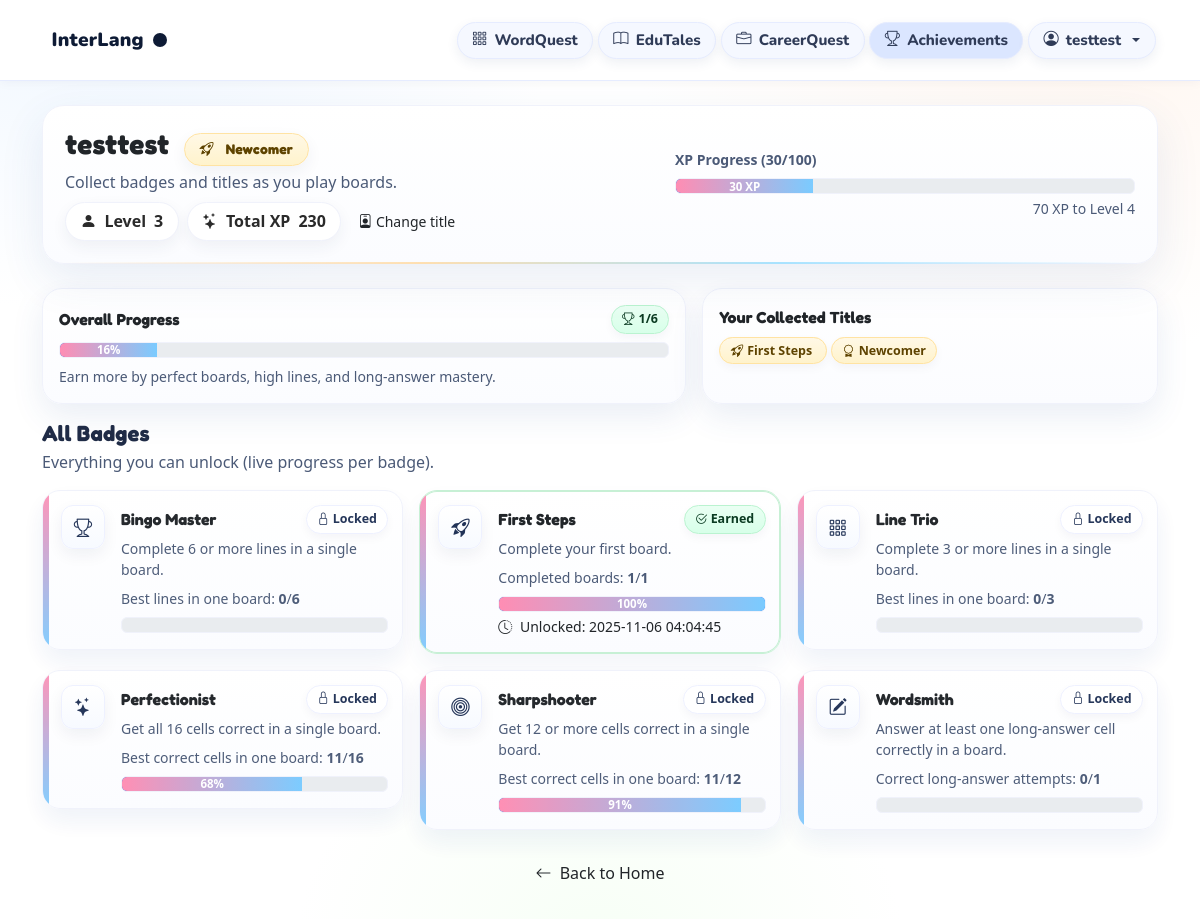
The page /achievements (signed in) on the database its author committed.
### tables this page shows
CREATE TABLE achievement_progress (
            id INTEGER PRIMARY KEY AUTOINCREMENT,
            username TEXT NOT NULL,
            code TEXT NOT NULL,
            progress INTEGER NOT NULL DEFAULT 0,
            target   INTEGER NOT NULL DEFAULT 0,
            last_updated TIMESTAMP DEFAULT CURRENT_TIMESTAMP,
            UNIQUE(username, code),
            FOREIGN KEY (code) REFERENCES achievements(code) ON DELETE CASCADE
        );

CREATE TABLE achievements (
            code TEXT PRIMARY KEY,
            name TEXT NOT NULL,
            description TEXT NOT NULL,
            icon TEXT NOT NULL
        );

CREATE TABLE user_achievements (
            id INTEGER PRIMARY KEY AUTOINCREMENT,
            username TEXT NOT NULL,
            code TEXT NOT NULL,
            granted_at TIMESTAMP DEFAULT CURRENT_TIMESTAMP,
            UNIQUE(username, code),
            FOREIGN KEY (code) REFERENCES achievements(code) ON DELETE CASCADE
        );

### app.py (the view)
@app.route("/achievements")
def achievements():
    if "username" not in session:
        return redirect(url_for("login"))
    username = session["username"]
    db = get_db()
    recalc_user_achievements(db, username)
    update_achievement_progress_snapshot(db, username)
    u = db.execute(
        "SELECT level, xp, title_code FROM users WHERE username=?",
        (username,)
    ).fetchone()
    user_level = int(u["level"] if u else 1)
    user_xp    = int(u["xp"] if u else 0)
    title_code = (u["title_code"] if u else None) or ""
    title_info = TITLES.get(title_code, DEFAULT_TITLE)
    primary_title      = title_info.get("title")
    primary_title_icon = title_info.get("icon", "bi-award")
    rows = db.execute("""
        SELECT a.code, a.name, a.description, a.icon,
               ap.progress, ap.target,
               ua.granted_at
          FROM achievements a
          LEFT JOIN achievement_progress ap
                 ON ap.code=a.code AND ap.username=?
          LEFT JOIN user_achievements ua
                 ON ua.code=a.code AND ua.username=?
         ORDER BY a.code
    """, (username, username)).fetchall()
    items = [{
        "code":        r["code"],
        "name":        r["name"],
        "description": r["description"],
        "icon":        r["icon"],
        "progress":    int(r["progress"] or 0),
        "target":      int(r["target"] or 0),
        "unlocked_at": r["granted_at"],
    } for r in rows]
    earned_codes = [r["code"] for r in db.execute(
        "SELECT code FROM user_achievements WHERE username=? ORDER BY granted_at",
        (username,)
    ).fetchall()]
    achievements_total  = db.execute("SELECT COUNT(*) AS c FROM achievements").fetchone()["c"]
    achievements_earned = len(earned_codes)
    earned_titles = []
    for code in earned_codes:
        t = TITLES.get(code)
        if t and t.get("title"):
            earned_titles.append((t["priority"], t["title"]))
    earned_titles = [t for _, t in sorted(set(earned_titles), key=lambda x: x[0])]
    return render_template(
        "achievements.html",
        username=username,
        user_level=user_level,
        user_xp=user_xp,
        primary_title=primary_title,
        primary_title_icon=primary_title_icon,
        items=items,
        achievements_total=achievements_total,
        achievements_earned=achievements_earned,
        earned_codes=earned_codes,
        earned_titles=earned_titles,
        TITLES=TITLES,  # <-- add this
    )

### templates/achievements.html (shortened to what this page needs)
<!DOCTYPE html>
<html lang="en">
<head>
  <link href="https://cdn.jsdelivr.net/npm/bootstrap@5.3.3/dist/css/bootstrap.min.css" rel="stylesheet" />
  <link href="https://cdn.jsdelivr.net/npm/bootstrap-icons@1.11.3/font/bootstrap-icons.css" rel="stylesheet" />
</head>
<body>
  {% include 'nav.html' %}
  {% set progress_labels = {
    'SHARP_SHOOTER': 'Best correct cells in one board',
    'PERFECTIONIST': 'Best correct cells in one board',
    'LINE_TRIO':     'Best lines in one board',
    'BINGO_MASTER':  'Best lines in one board',
    'WORDSMITH':     'Correct long-answer attempts',
    'FIRST_STEPS':   'Completed boards'
  } %}
  <div class="container pb-5 mt-4">
    {% set earned_set = earned_codes|default([])|list %}
    {% set username_safe = username|default('Player') %}
    {% set featured_title = primary_title if primary_title is defined and primary_title else None %}
    {% set featured_icon  = primary_title_icon if primary_title_icon is defined and primary_title_icon else 'bi-award' %}
    {% if not featured_title %}
      {% set ns = namespace(found=false, title=None, icon='bi-award') %}
      {% for a in items|default([]) %}
        {% if (a.code in earned_set) and (a.title or a.name) and (not ns.found) %}
          {% set ns.title = a.title|default(a.name) %}
          {% set ns.icon  = a.icon|default('bi-award') %}
          {% set ns.found = true %}
        {% endif %}
      {% endfor %}
      {% if ns.found %}
        {% set featured_title = ns.title %}
        {% set featured_icon  = ns.icon %}
      {% elif earned_titles and earned_titles|length>0 %}
        {% set featured_title = earned_titles[0] %}
        {% set featured_icon  = 'bi-award' %}
      {% endif %}
    {% endif %}
    <div class="page-header mb-4">
      <div class="d-flex align-items-center justify-content-between flex-wrap gap-3">
        <div>
          <h1 class="h3 mb-1" style="font-family:Fredoka; font-weight:900; letter-spacing:.2px;">
            {{ username_safe }}
            {% if featured_title %}
              <span class="pill title-chip ms-2">
                <i class="bi {{ featured_icon }} me-1"></i>{{ featured_title }}
              </span>
            {% endif %}
          </h1>
          <div class="muted">Collect badges and titles as you play boards.</div>
          <div class="mt-2 d-flex align-items-center gap-2 flex-wrap">
            <span class="pill"><i class="bi bi-person-fill"></i> Level <b>{{ user_level|default(1) }}</b></span>
            <span class="pill"><i class="bi bi-stars"></i> Total XP <b>{{ user_xp|default(0) }}</b></span>
            <button class="btn btn-sm btn-fun-outline" data-bs-toggle="modal" data-bs-target="#titleModal">
              <i class="bi bi-person-badge"></i> Change title
            </button>
          </div>
        </div>
        <div class="w-100" style="max-width:460px;">
          {% set current_xp = (user_xp | default(0)) % 100 %}
          {% set xp_needed = 0 if user_level >= 5 else 100 - current_xp %}
          {% if user_level < 5 %}
            <div class="small mb-2 muted" style="font-weight:700;">XP Progress ({{ current_xp }}/100)</div>
            <div class="progress">
              <div class="progress-bar" role="progressbar" style="width: {{ current_xp }}%;" aria-valuenow="{{ current_xp }}" aria-valuemin="0" aria-valuemax="100">
                {{ current_xp }} XP
              </div>
            </div>
            <div class="small mt-1 text-end muted">{{ xp_needed }} XP to Level {{ user_level + 1 }}</div>
          {% else %}
            <div class="small mb-1 muted">Max Level Reached</div>
            <div class="h5 mb-0" style="color:var(--ok); font-weight:800">Expert</div>
          {% endif %}
        </div>
      </div>
    </div>
    {% set achievements_earned_safe = achievements_earned|default(0) %}
    {% set achievements_total_safe  = achievements_total|default(0) %}
    {% set pct = 0 if achievements_total_safe == 0 else ((achievements_earned_safe * 100) // achievements_total_safe) %}
    <div class="row g-3 mb-3">
      <div class="col-md-7">
        <div class="card-glass p-3 h-100">
          <div class="d-flex align-items-center justify-content-between mb-2">
            <div class="fw-bold" style="font-family:Fredoka;">Overall Progress</div>
            <div class="chip chip-green"><i class="bi bi-trophy me-1"></i>{{ achievements_earned_safe }}/{{ achievements_total_safe }}</div>
          </div>
          <div class="progress mb-2"><div class="progress-bar" style="width: {{ pct }}%;">{{ pct }}%</div></div>
          <div class="small muted">Earn more by perfect boards, high lines, and long-answer mastery.</div>
        </div>
      </div>
      <div class="col-md-5">
        <div class="card-glass p-3 h-100">
          <div class="fw-bold mb-2" style="font-family:Fredoka;">Your Collected Titles</div>
          <div class="titles-wrap">
            {% set any_titles = false %}
            {% for a in items|default([]) %}
              {% if a.code in earned_set and (a.title or a.name) %}
                {% set any_titles = true %}
                <span class="chip chip-gold me-1 mb-1">
                  <i class="bi {{ a.icon|default('bi-award') }} me-1"></i>{{ a.title|default(a.name) }}
                </span>
              {% endif %}
            {% endfor %}
            {% if not any_titles %}
              {% if earned_titles and earned_titles|length > 0 %}
                {% for t in earned_titles %}
                  <span class="chip chip-gold me-1 mb-1"><i class="bi bi-award me-1"></i>{{ t }}</span>
                {% endfor %}
              {% else %}
                <div class="muted">No titles yet — unlock some by earning achievements.</div>
              {% endif %}
            {% endif %}
          </div>
        </div>
      </div>
    </div>
    <div class="mb-3">
      <h2 class="section-title mb-1">All Badges</h2>
      <div class="section-sub">Everything you can unlock (live progress per badge).</div>
    </div>
    <div class="row g-3">
      {% for ach in items|default([]) %}
        {% set got      = (ach['code'] in earned_set) %}
        {% set progress = ach['progress']|default(0) %}
        {% set target   = ach['target']|default(0) %}
        {% set p        = (100 * progress // target) if target and target > 0 else (100 if got else 0) %}
        <div class="col-12 col-sm-6 col-lg-4">
          <div class="ach-card {% if got %}ach-earned{% else %}ach-locked{% endif %}">
            <div class="ach-icon me-1"><i class="bi {{ ach['icon'] }}"></i></div>
            <div class="flex-grow-1">
              <div class="d-flex align-items-center justify-content-between">
                <div class="fw-bold" style="font-family:Fredoka;">{{ ach['name'] }}</div>
                {% if got %}
                  <span class="chip chip-green"><i class="bi bi-check2-circle"></i> Earned</span>
                {% else %}
                  <span class="chip"><i class="bi bi-lock"></i> Locked</span>
                {% endif %}
              </div>
              <div class="small mt-1 muted">{{ ach['description'] }}</div>
              {% if target and target > 0 %}
                <div class="small mt-2">
                  <span class="muted">
                    {{ progress_labels.get(ach['code'], 'Progress') }}:
                    <b>{{ progress }}</b>/<b>{{ target }}</b>
                  </span>
                </div>
                <div class="progress mt-2" role="progressbar" aria-label="{{ ach['name'] }} progress"
                     aria-valuemin="0" aria-valuemax="100" aria-valuenow="{{ p }}">
                  <div class="progress-bar" style="width: {{ p }}%;">{{ p }}%</div>
                </div>
              {% elif got %}
                <div class="small mt-2" style="color:var(--ok);"><i class="bi bi-check2-circle me-1"></i> Complete</div>
              {% endif %}
              {% if ach['unlocked_at'] %}
                <div class="small mt-1"><i class="bi bi-clock-history me-1"></i>
                  Unlocked: {{ ach['unlocked_at'] }}
                </div>
              {% endif %}
            </div>
          </div>
        </div>
      {% endfor %}
    </div>
    <div class="text-center mt-4">
      <a class="btn btn-fun-outline" href="{{ url_for('home') }}"><i class="bi bi-arrow-left me-1"></i> Back to Home</a>
    </div>
  </div>
            {% set any_modal = false %}
</body>
</html>

### rows shown on the page
achievement_progress: title "First Steps", name "First Steps", shows "Earned", description "Complete your first board.", get "Completed boards", progress "1", target "1", p "100", unlocked_at "2025-11-06 04:04:45"
achievement_progress: name "Bingo Master", shows "Locked", description "Complete 6 or more lines in a single board.", get "Best lines in one board", progress "0", target "6"
achievement_progress: name "Line Trio", shows "Locked", description "Complete 3 or more lines in a single board.", get "Best lines in one board", progress "0", target "3"
achievement_progress: name "Perfectionist", shows "Locked", description "Get all 16 cells correct in a single board.", get "Best correct cells in one board", progress "11", target "16", p "68"
achievement_progress: name "Sharpshooter", shows "Locked", description "Get 12 or more cells correct in a single board.", get "Best correct cells in one board", progress "11", target "12", p "91"
achievement_progress: name "Wordsmith", shows "Locked", description "Answer at least one long-answer cell correctly in a board.", get "Correct long-answer attempts", progress "0", target "1"

### other values the page prints
{{ session.get('username') }} "testtest"
{{ username_safe }} "testtest"
{{ featured_title }} "Newcomer"
{{ user_level|default(1) }} "3"
{{ user_xp|default(0) }} "230"
{{ current_xp }} "30"
{{ xp_needed }} "70"
{{ user_level + 1 }} "4"
{{ achievements_earned_safe }} "1"
{{ achievements_total_safe }} "6"
{{ pct }} "16"
{{ t }} "Newcomer"
